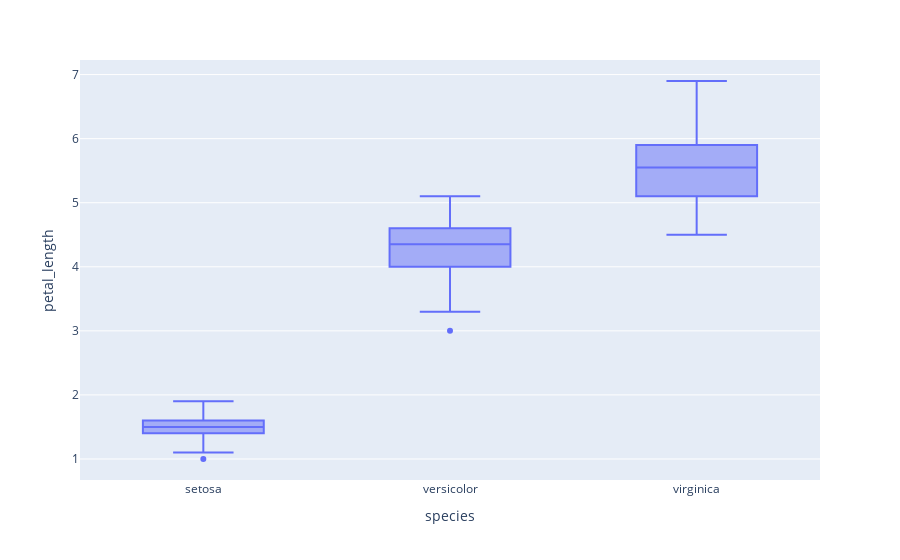

The notebook cell this image was saved under:
### Code cell
fig = px.box(iris_df, x="species", y="petal_length", boxmode='group')
fig.show()

### Figure 1 — Plotly figure (JSON) as saved in the notebook; plotly's stock layout.template omitted (floating-point values rounded to 4 significant figures; data arrays with more than 128 entries replaced by an {"elided": "..."} marker saying what was removed)
{"data": [{"alignmentgroup": "True", "hovertemplate": "species=%{x}<br>petal_length=%{y}<extra></extra>", "legendgroup": "", "marker": {"color": "#636efa"}, "name": "", "notched": false, "offsetgroup": "", "orientation": "v", "showlegend": false, "type": "box", "x": {"elided": "150 str values"}, "x0": " ", "xaxis": "x", "y": {"elided": "150 float values"}, "y0": " ", "yaxis": "y"}], "layout": {"boxmode": "group", "legend": {"tracegroupgap": 0}, "margin": {"t": 60}, "xaxis": {"anchor": "y", "domain": [0, 1], "title": {"text": "species"}}, "yaxis": {"anchor": "x", "domain": [0, 1], "title": {"text": "petal_length"}}}}
